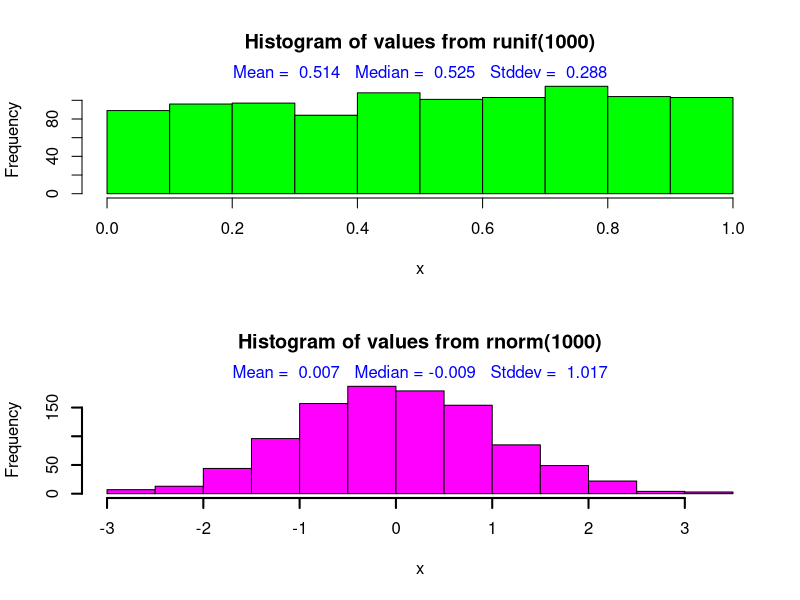
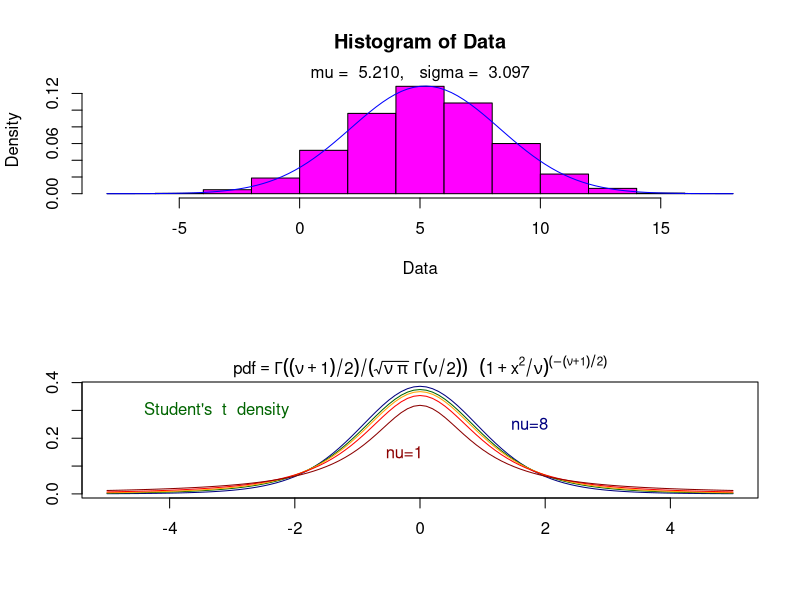
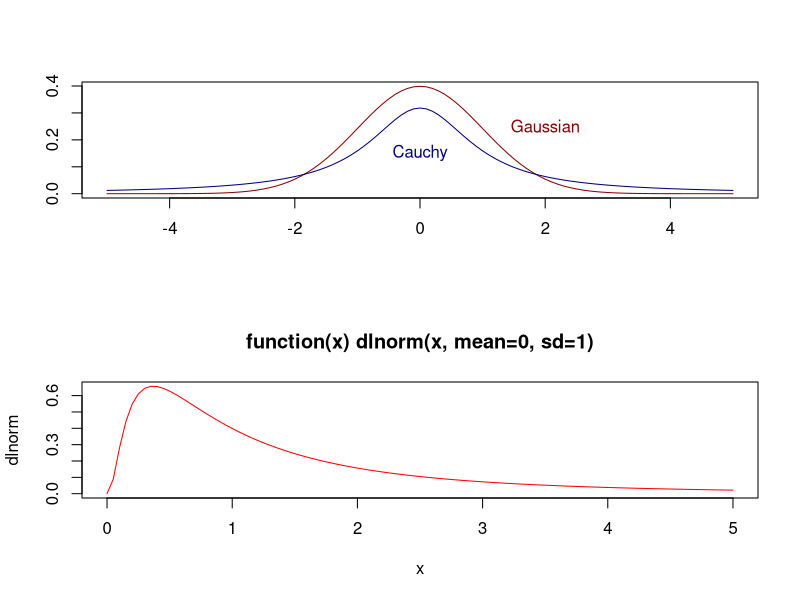
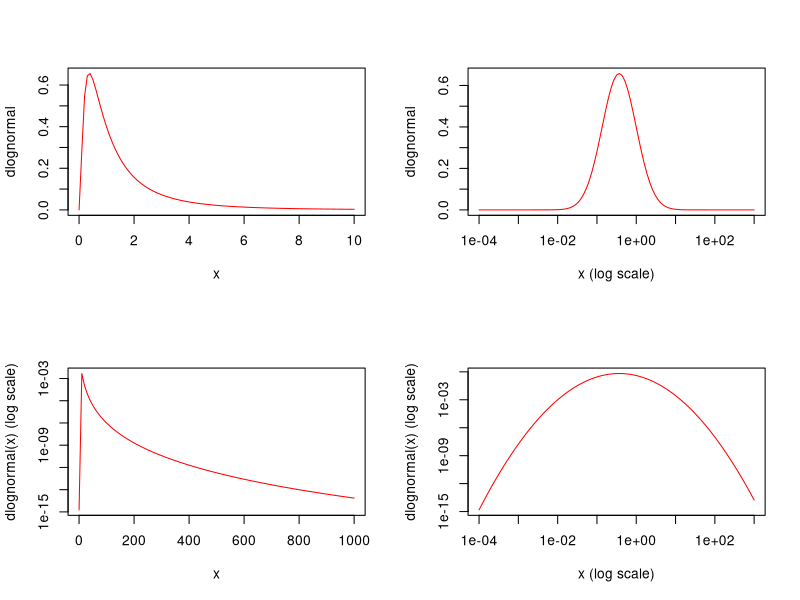
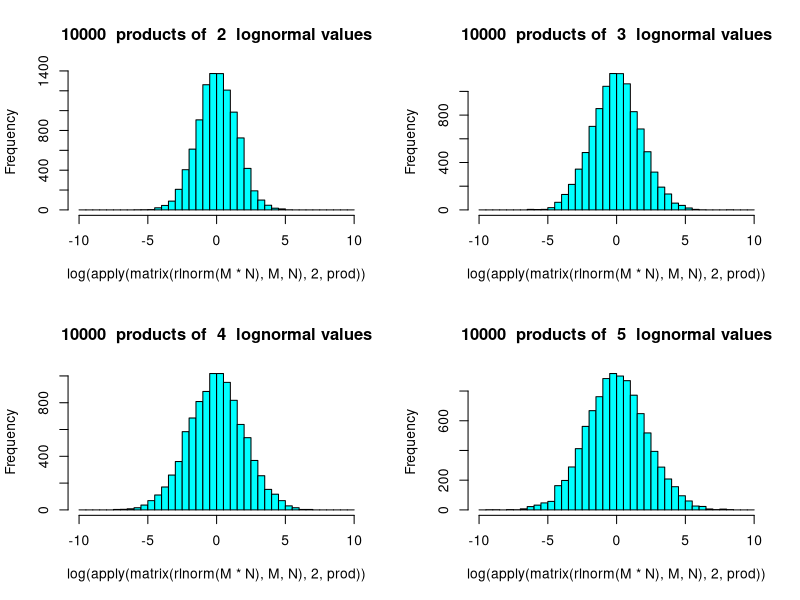
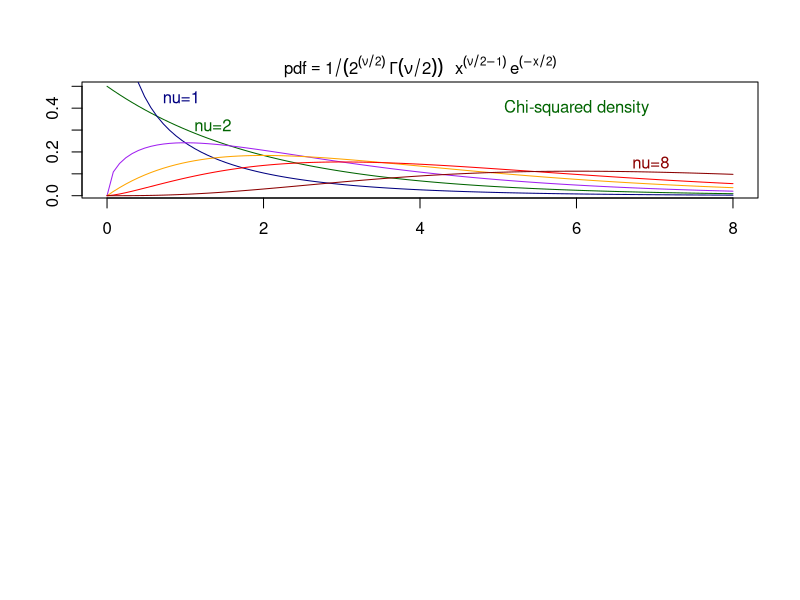

Write the R code that produced these figures, in order.
# Histograms in R
#
# Displaying two histograms, of uniform and normal random values.
#  (using runif(1000) and rnorm(1000)).
#

par(mfrow=c(2,1))

mention_parameters = function(x) mtext(sprintf("Mean = %6.3f   Median = %6.3f   Stddev = %6.3f",mean(x),median(x),sd(x)), col="blue")

x <- runif(1000)
hist(x, col="green",main="Histogram of values from runif(1000)")
mention_parameters(x)

x <- rnorm(1000)
hist(x, col="magenta", lwd=2, main="Histogram of values from rnorm(1000)")
mention_parameters(x)

#------------------------------------------------------------------------------------------------

histWithSuperimposedNormal <- function(Data) {
  Hist <- hist( Data, col="magenta", probability=TRUE )
  mu <- mean(Data)
  sigma <- sd(Data)
  curve( dnorm(x, mean=mu, sd=sigma), col="blue", add=TRUE )
  mtext( sprintf("mu = %6.3f,   sigma = %6.3f", mu, sigma) )
}

histWithSuperimposedNormal(  rnorm( 10000, mean=5.2, sd=3.1 ) )

#------------------------------------------------------------------------------------------------

approx_exp = function(x, n)  (1 + x/n)^n

# > approx_exp(-3^2/2,100000)
# [1] 0.01110787
# > approx_exp(-3^2/2,100000) * 1/sqrt(2*pi)
# [1] 0.0044314
# > dnorm(-3)
# [1] 0.004431848

#  find information on any distribution
?Distributions

pdf1 <- function(z) { dt(z,1) }
pdf2 <- function(z) { dt(z,2) }
pdf3 <- function(z) { dt(z,3) }
pdf4 <- function(z) { dt(z,4) }
pdf8 <- function(z) { dt(z,8) }

plot( pdf8,-5,5, col="navy", xlab="", ylab="")
curve(pdf4,-5,5, add=TRUE, col="darkgreen", ylab="")
curve(pdf3,-5,5, add=TRUE, col="orange", ylab="")
curve(pdf2,-5,5, add=TRUE, col="red", ylab="")
curve(pdf1,-5,5, add=TRUE, col="darkred", ylab="")

text(-0.25,0.15,"nu=1", col="darkred")
text( 1.75,0.25,"nu=8", col="navy")
text(-3.25,0.3,"Student's  t  density", col="darkgreen")
# title("Student's  t  density converges to the Normal density", col="darkgreen")

mtext( expression( pdf == Gamma((nu+1)/2)/(sqrt(nu ~ pi) ~ Gamma(nu/2)) ~ ~ ~ (1 + x^2/nu)^(-(nu+1)/2) ) )
plot(  dnorm,  -5,5, col="darkred", xlab="", ylab="")
curve( dcauchy,-5,5, add=TRUE, col="navy", xlab="", ylab="")

# dcauchy = function(x) 1/pi/(1+x^2)

text(0,0.15,"Cauchy", col="navy")
text(2,0.25,"Gaussian", col="darkred")


#------------------------------------------------------------------------------------------------

opar <- par( ask=TRUE )

plot(  dlnorm, 0, 5, col="red" ,
	main="function(x) dlnorm(x, mean=0, sd=1)" )

par(opar)

#-------------------------------------------------------------------------------

opar <- par( ask=TRUE, mfrow=c(2,2) )

dlognormal <- function(x) dlnorm(x, meanlog=0, sdlog=1)

plot( dlognormal, 0.0001, 10, col="red" )

plot( dlognormal, 0.0001, 1000, log="x",
      col="red", xlab="x (log scale)" )

plot( dlognormal, 0.0001, 1000, log="y",
      col="red", ylab="dlognormal(x) (log scale)" )

plot( dlognormal, 0.0001, 1000, log="xy",
      col="red", xlab="x (log scale)", ylab="dlognormal(x) (log scale)" )


N <- 10000

for (M in 2:5)
   hist( log( apply(matrix(rlnorm(M*N),M,N), 2, prod) ),
	col = "cyan",
	breaks=seq(-10,10,by=0.5),
	main=paste(N," products of ",M," lognormal values"))


par(opar)

#-------------------------------------------------------------------------------

pdf1 <- function(z) { dchisq(z,1) }
pdf2 <- function(z) { dchisq(z,2) }
pdf3 <- function(z) { dchisq(z,3) }
pdf4 <- function(z) { dchisq(z,4) }
pdf5 <- function(z) { dchisq(z,5) }
pdf6 <- function(z) { dchisq(z,6) }
pdf8 <- function(z) { dchisq(z,8) }

plot( pdf2, 0,8, col="darkgreen", xlab="", ylab="")
curve(pdf1, 0,8, add=TRUE, col="navy", ylab="")
curve(pdf3, 0,8, add=TRUE, col="purple", ylab="")
curve(pdf4, 0,8, add=TRUE, col="orange", ylab="")
curve(pdf5, 0,8, add=TRUE, col="red", ylab="")
curve(pdf8, 0,8, add=TRUE, col="darkred", ylab="")

text( 0.95,0.45,"nu=1", col="navy")
text( 1.35,0.32,"nu=2", col="darkgreen")
text( 6.95,0.15,"nu=8", col="darkred")
text( 6.00,0.4,"Chi-squared density", col="darkgreen")
# title("Chi-squared densities", col="darkgreen")

mtext( expression( pdf == 1/(2^(nu/2) ~ Gamma(nu/2)) ~ ~ ~ x^(nu/2-1) ~ e^(-x/2) ) )

